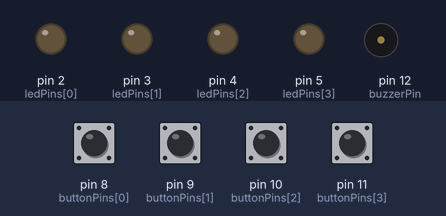
The sketch below on a simulated Arduino Uno, built with avr-gcc and run on an emulated ATmega328P. On the bench: output pins drawn as LEDs (lit = HIGH), buzzer (waves = sounding). Dashed ring = blinking. The inputs (shaded band) are chosen by the test bench; at power-on: pin 8 (buttonPins[0]), pin 9 (buttonPins[1]), pin 10 (buttonPins[2]), pin 11 (buttonPins[3]) HIGH. Random numbers use the default seed unless the sketch sets one.

Above: at 1.3 s.
1.4 s: pin 8 (buttonPins[0]) pulled LOW for 0.15 s
At 2.65 s:
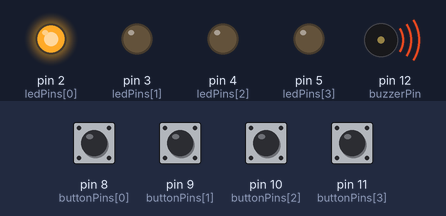
4.5 s: pin 9 (buttonPins[1]) pulled LOW for 0.15 s
At 4.8 s:
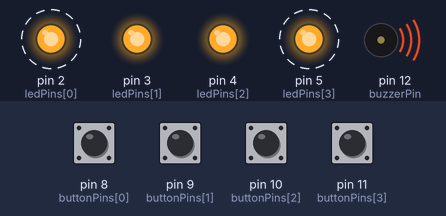
7.5 s: pin 9 (buttonPins[1]) pulled LOW for 1 s
At 8.55 s:
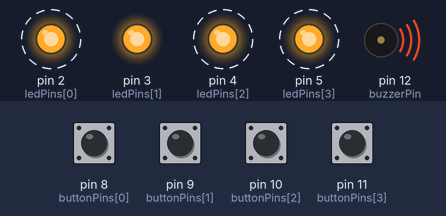
10.5 s: pin 10 (buttonPins[2]) pulled LOW for 1 s
At 13.05 s:
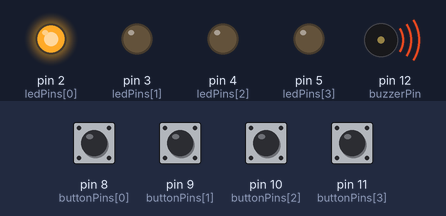
13.5 s: pin 8 (buttonPins[0]) pulled LOW for 1 s
At 14.55 s:
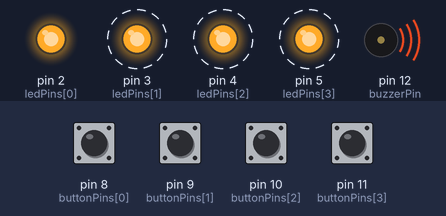
Timing chart, 0 to 17.5 s (numbered marks = the images above; inputs shaded):
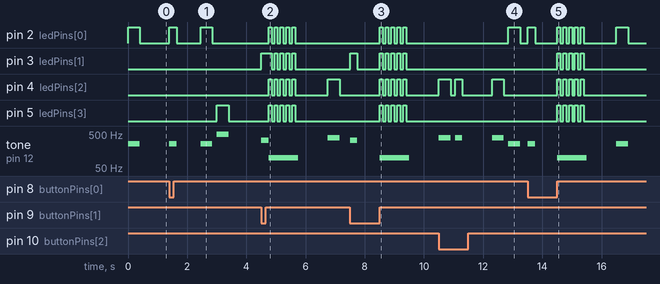

Measured:
- after the input at 1.4 s, pin 2 (ledPins[0]): LOW → HIGH at once, → LOW 0.25 s later, → HIGH 0.80 s later, → LOW 0.40 s later; pin 5 (ledPins[3]): LOW → HIGH after 1.6 s, → LOW 0.40 s later; tone on pin 12 (buzzerPin): plays 262 Hz for 0.25 s, 262 Hz for 0.40 s, 494 Hz for 0.40 s, starting at once
- after the input at 4.5 s, pin 2 (ledPins[0]): alternates HIGH for 0.10 s and LOW for 0.10 s, 10 changes in all, then stays LOW, starting after 0.25 s; pin 3 (ledPins[1]): LOW → HIGH at once, then repeats every 0.20 s: LOW 0.10 s, HIGH 0.10 s, until it stays LOW from 5.7 s
- after the input at 7.5 s, pin 2 (ledPins[0]): alternates HIGH for 0.10 s and LOW for 0.10 s, 10 changes in all, then stays LOW, starting after 1.0 s; pin 3 (ledPins[1]): goes HIGH 0.25 s, LOW 0.75 s, 4 × (HIGH 0.10 s, LOW 0.10 s), HIGH 0.10 s, then LOW, starting at once
- after the input at 10.5 s, pin 2 (ledPins[0]): LOW → HIGH after 2.4 s, → LOW 0.40 s later
- after the input at 13.5 s, pin 2 (ledPins[0]): goes HIGH 0.25 s, LOW 0.75 s, 4 × (HIGH 0.10 s, LOW 0.10 s), HIGH 0.10 s, LOW 1.1 s, HIGH 0.40 s, then LOW, starting at once; pin 3 (ledPins[1]): alternates HIGH for 0.10 s and LOW for 0.10 s, 10 changes in all, then stays LOW, starting after 1.0 s

The sketch:

hafiza_oyunu_led.ino
```cpp
// Pin Tanımlamaları
const int ledPins[] = {2, 3, 4, 5};
const int buttonPins[] = {8, 9, 10, 11};
const int buzzerPin = 12;

// Ses Frekansları (Do, Mi, Sol, Si)
const int tones[] = {262, 330, 392, 494};

int gameSequence[100]; // Arduino'nun hafızası
int level = 0;

void setup() {
  for (int i = 0; i < 4; i++) {
    pinMode(ledPins[i], OUTPUT);
    pinMode(buttonPins[i], INPUT_PULLUP);
  }
  pinMode(buzzerPin, OUTPUT);
  randomSeed(analogRead(A0)); // Boşta kalan A0 pininden rastgelelik alır
}

void loop() {
  // 1. Yeni adım ekle
  gameSequence[level] = random(0, 4);
  level++;

  // 2. Arduino seriyi çalsın ve göstersin
  for (int i = 0; i < level; i++) {
    int currentStep = gameSequence[i];
    playTone(currentStep, 400);
    delay(150);
  }

  // 3. Kullanıcıdan cevap bekle
  for (int i = 0; i < level; i++) {
    int expectedButton = gameSequence[i];
    int pressedButton = -1;

    // Butona basılana kadar bekle
    while (pressedButton == -1) {
      for (int b = 0; b < 4; b++) {
        if (digitalRead(buttonPins[b]) == LOW) {
          pressedButton = b;
          playTone(b, 250);
          while (digitalRead(buttonPins[b]) == LOW); // Elini çekene kadar bekle
        }
      }
    }

    // 4. Doğruluk kontrolü
    if (pressedButton != expectedButton) {
      gameOver();
      return;
    }
  }
  delay(800); // Seviye atlamadan önce kısa bir mola
}

// Ses ve Işık fonksiyonu
void playTone(int index, int duration) {
  digitalWrite(ledPins[index], HIGH);
  tone(buzzerPin, tones[index], duration);
  delay(duration);
  digitalWrite(ledPins[index], LOW);
}

// Hata efekti
void gameOver() {
  tone(buzzerPin, 100, 1000); // Kalın bir hata sesi
  for (int i = 0; i < 5; i++) {
    for (int l = 0; l < 4; l++) digitalWrite(ledPins[l], HIGH);
    delay(100);
    for (int l = 0; l < 4; l++) digitalWrite(ledPins[l], LOW);
    delay(100);
  }
  level = 0; // Başa dön
  delay(1000);
}
```
